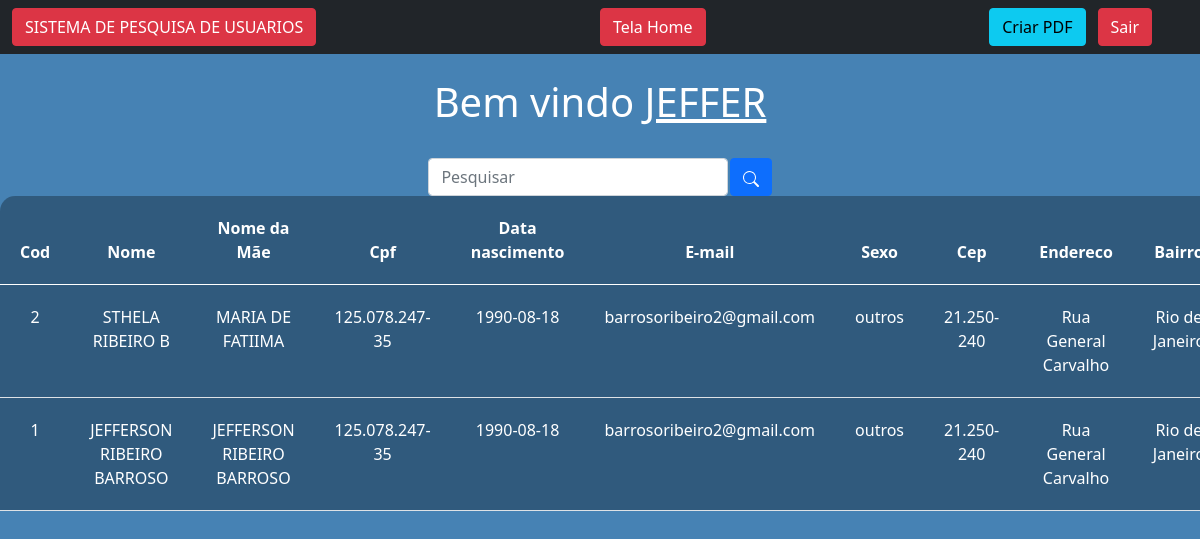
The page /sistema.php (signed in) on the database its author committed.
### tables this page shows
CREATE TABLE `pessoas` (
  `tipo` int(10) NOT NULL,
  `cod` int(11) NOT NULL,
  `nome` varchar(60) NOT NULL,
  `nome_materno` varchar(60) NOT NULL,
  `cpf` varchar(15) NOT NULL,
  `data_nascimento` date NOT NULL,
  `email` varchar(100) NOT NULL,
  `sexo` varchar(12) NOT NULL,
  `cep` varchar(12) NOT NULL,
  `endereco` varchar(200) NOT NULL,
  `bairro` varchar(30) NOT NULL,
  `cidade` varchar(30) NOT NULL,
  `uf` varchar(2) NOT NULL,
  `complemento` varchar(200) NOT NULL,
  `telefone_fixo` varchar(20) NOT NULL,
  `telefone_celular` varchar(20) NOT NULL,
  `usuario` varchar(6) NOT NULL,
  `senha` varchar(8) NOT NULL,
  `confirma` varchar(8) NOT NULL
);

### sistema.php (the view, shortened to what this page needs)
<?php
include "./Conexao/config.php";
$logado = $_SESSION['usuario'];
if (!empty($_GET['search'])) {
    $data = $_GET['search'];
    $sql = "SELECT * FROM pessoas WHERE cpf LIKE '%$data%' or nome LIKE '%$data%' or email LIKE '%$data%' ORDER BY cod DESC";
} else {
    $sql = "SELECT * FROM pessoas ORDER BY cod DESC";
}
$result = $conexao->query($sql);
?>
<!DOCTYPE html>
<html lang="en">
<head>
    <link href="https://cdn.jsdelivr.net/npm/bootstrap@5.0.2/dist/css/bootstrap.min.css" rel="stylesheet">
    <link href="./css/sistema.css" rel="stylesheet">
</head>
<body>
    <nav class="navbar navbar-expand-lg navbar-dark bg-dark">
        <div class="container-fluid">
            <a class="btn btn-danger me-5" href="#" onclick="CriarPDF()">SISTEMA DE PESQUISA DE USUARIOS</a>
            <a class="btn btn-danger me-5" href="home.php" >Tela Home</a>
            <button type="button" class="btn btn-info" value="Criar PDF" id="btnImprimir" onclick="CriaPDF()">Criar PDF</button>
        </div>
        <div class="d-flex">
            <a href="sair.php" class="btn btn-danger me-5">Sair</a>
        </div>
    </nav>
    <br>
    <?php
    echo "<h1>Bem vindo <u>$logado</u></h1>";
    ?>
    <br>
    <div class="box-search">
        <input type="search" class="form-control w-25" placeholder="Pesquisar" id="pesquisar">
        <button onclick="searchData()" class="btn btn-primary">
        </button>
    </div>
    <div class="table-responsive">
        <div id="tabela">
            <table class="table text-white table-bg table-spaced">
                <thead>
                    <tr>
                        <th scope="col">Cod</th>
                        <th scope="col">Nome</th>
                        <th scope="col">Nome da Mãe</th>
                        <th scope="col">Cpf</th>
                        <th scope="col">Data nascimento</th>
                        <th scope="col">E-mail</th>
                        <th scope="col">Sexo</th>
                        <th scope="col">Cep</th>
                        <th scope="col">Endereco</th>
                        <th scope="col">Bairro</th>
                    </tr>
                </thead>
                <tbody>
                    <?php
                    while ($user_data = mysqli_fetch_assoc($result)) {
                        echo "<tr>";
                        echo "<td>" . $user_data['cod'] . "</td>";
                        echo "<td>" . $user_data['nome'] . "</td>";
                        echo "<td>" . $user_data['nome_materno'] . "</td>";
                        echo "<td>" . $user_data['cpf'] . "</td>";
                        echo "<td>" . $user_data['data_nascimento'] . "</td>";
                        echo "<td>" . $user_data['email'] . "</td>";
                        echo "<td>" . $user_data['sexo'] . "</td>";
                        echo "<td>" . $user_data['cep'] . "</td>";
                        echo "<td>" . $user_data['endereco'] . "</td>";
                        echo "<td>" . $user_data['cidade'] . "</td>";
                        echo "</tr>";
                    }
                    ?>
                </tbody>
            </table>
        </div>
    </div>
</body>
</html>

### css/sistema.css (style rules this page uses)
body { background: #4682b4; color: white; text-align: center; }
.table-bg { background: rgba(0, 0, 0, 0.3); border-radius: 15px 15px 0 0; }
.box-search { display: flex; justify-content: center; gap: .1%; }
.table-spaced th, .table-spaced td { padding: 20px; }

### rows shown on the page
pessoas: cod "2", nome "STHELA RIBEIRO B", nome_materno "MARIA DE FATIIMA", cpf "125.078.247-35", data_nascimento "1990-08-18", email "barrosoribeiro2@gmail.com", sexo "outros", cep "21.250-240", endereco "Rua General Carvalho", cidade "Rio…"
pessoas: cod "1", nome "JEFFERSON RIBEIRO BARROSO", nome_materno "JEFFERSON RIBEIRO BARROSO", cpf "125.078.247-35", data_nascimento "1990-08-18", email "barrosoribeiro2@gmail.com", sexo "outros", cep "21.250-240", endereco "Rua General Carvalho", cidade "Rio…"

### other values the page prints
$logado "JEFFER"
